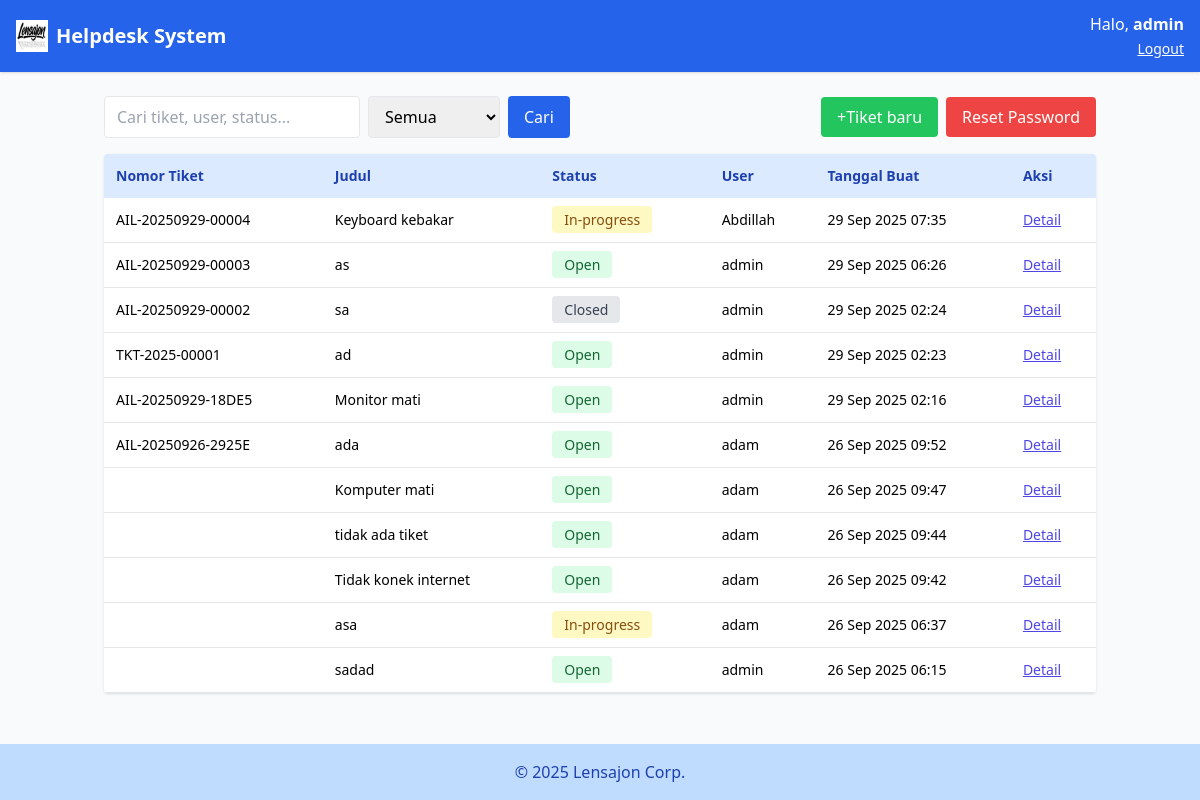
/dashboard.php (signed in), run on the app's committed database.
### tables this page shows
CREATE TABLE `tickets` (
  `id` int(11) NOT NULL,
  `ticket_number` varchar(20) DEFAULT NULL,
  `user_id` int(11) NOT NULL,
  `title` varchar(255) NOT NULL,
  `description` text NOT NULL,
  `attachment` varchar(255) DEFAULT NULL,
  `status` enum('open','in-progress','closed') DEFAULT 'open',
  `created_at` timestamp NOT NULL DEFAULT current_timestamp()
);

CREATE TABLE `users` (
  `id` int(11) NOT NULL,
  `username` varchar(50) NOT NULL,
  `password` varchar(255) NOT NULL,
  `role` enum('admin','user') DEFAULT 'user',
  `created_at` timestamp NOT NULL DEFAULT current_timestamp()
);

### public/dashboard.php (the view, shortened to what this page needs)
<?php
include '../config/database.php';
$isAdmin = $_SESSION['role'] === 'admin';
$userId = $_SESSION['user_id'];
?>
<!DOCTYPE html>
<html lang="en">
<head>
  <script src="https://cdn.tailwindcss.com"></script>
</head>
<body class="bg-gray-50 min-h-screen flex flex-col">
  <nav class="bg-blue-600 text-white px-4 py-3 flex justify-between items-center shadow">
    <div class="flex items-center space-x-2">
      <img src="../img/logo-ail.png" alt="Logo" class="w-8 h-8">
      <h1 class="text-xl font-bold">Helpdesk System</h1>
    </div>
    <div class="flex items-center space-x-6">
      <div class="text-right">
        <p>Halo, <a href="edit_profile.php" class="font-bold hover:underline"><?= $_SESSION['username'] ?></a></p>
        <a href="../actions/logout_action.php" class="underline text-sm">Logout</a>
      </div>
    </div>
  </nav>
  <div class="flex-1 container mx-auto px-4 py-6">
    <div class="flex flex-col sm:flex-row justify-between items-center mb-4 gap-2">
      <div class="flex gap-2 w-full sm:w-auto">
        <input id="searchInput" type="text" placeholder="Cari tiket, user, status..." class="border px-3 py-2 rounded w-full sm:w-64">
        <select id="statusFilter" class="border px-3 py-2 rounded">
          <option value="">Semua</option>
        </select>
        <button onclick="searchTickets()" class="bg-blue-600 text-white px-4 py-2 rounded hover:bg-blue-700">Cari</button>
      </div>
      <div class="flex gap-2">
        <a href="ticket_create.php" class="bg-green-500 text-white px-4 py-2 rounded hover:bg-green-600">+Tiket baru</a>
        <?php if ($isAdmin): ?>
          <a href="reset_user.php" class="bg-red-500 text-white px-4 py-2 rounded hover:bg-red-600">Reset Password</a>
        <?php endif; ?>
      </div>
    </div>
    <div class="overflow-x-auto bg-white rounded shadow">
      <table class="min-w-full text-sm text-left" id="ticketTable">
        <thead class="bg-blue-100 text-blue-800">
          <tr>
            <th class="p-3 cursor-pointer" onclick="sortTable(0)">Nomor Tiket </th>
            <th class="p-3 cursor-pointer" onclick="sortTable(1)">Judul </th>
            <th class="p-3 cursor-pointer" onclick="sortTable(2)">Status </th>
            <th class="p-3 cursor-pointer" onclick="sortTable(3)">User </th>
            <th class="p-3 cursor-pointer" onclick="sortTable(4)">Tanggal Buat </th>
            <th class="p-3">Aksi</th>
          </tr>
        </thead>
        <tbody>
          <?php
          $sql = $isAdmin
            ? "SELECT t.*, u.username FROM tickets t JOIN users u ON t.user_id = u.id ORDER BY t.created_at DESC"
            : "SELECT t.*, u.username FROM tickets t JOIN users u ON t.user_id = u.id WHERE t.user_id = $userId ORDER BY t.created_at DESC";
          $result = mysqli_query($conn, $sql);
          while ($row = mysqli_fetch_assoc($result)):
            $statusColor = match($row['status']) {
              'open' => 'bg-green-100 text-green-800',
              'in-progress' => 'bg-yellow-100 text-yellow-800',
              'closed' => 'bg-gray-200 text-gray-700',
              default => 'bg-blue-100 text-blue-800'
            };
          ?>
            <tr class="border-b hover:bg-gray-50">
              <td class="p-3"><?= $row['ticket_number'] ?></td>
              <td class="p-3"><?= $row['title'] ?></td>
              <td class="p-3"><span class="px-3 py-1 rounded <?= $statusColor ?>"><?= ucfirst($row['status']) ?></span></td>
              <td class="p-3"><?= $row['username'] ?></td>
              <td class="p-3"><?= date('d M Y H:i', strtotime($row['created_at'])) ?></td>
              <td class="p-3 flex gap-2">
                <a href="ticket_view.php?id=<?= $row['id'] ?>" class="text-indigo-600 underline">Detail</a>
              </td>
            </tr>
          <?php endwhile; ?>
        </tbody>
      </table>
    </div>
  </div>
  <?php include '../includes/footer.php'; ?>
</body>
</html>

### includes/footer.php
<footer class="bg-blue-200 text-blue-800 text-center py-4 mt-auto">
    © <?php echo date("Y") ?> Lensajon Corp.
  </footer>

### data on the page
tickets: ticket_number "AIL-20250929-00004", title "Keyboard kebakar", status "In-progress", user.username "Abdillah", created_at "29 Sep 2025 07:35"
tickets: ticket_number "AIL-20250929-00003", title "as", status "Open", user.username "admin", created_at "29 Sep 2025 06:26"
tickets: ticket_number "AIL-20250929-00002", title "sa", status "Closed", user.username "admin", created_at "29 Sep 2025 02:24"
tickets: ticket_number "TKT-2025-00001", title "ad", status "Open", user.username "admin", created_at "29 Sep 2025 02:23"
tickets: ticket_number "AIL-20250929-18DE5", title "Monitor mati", status "Open", user.username "admin", created_at "29 Sep 2025 02:16"
tickets: ticket_number "AIL-20250926-2925E", title "ada", status "Open", user.username "adam", created_at "26 Sep 2025 09:52"
tickets: title "Komputer mati", status "Open", user.username "adam", created_at "26 Sep 2025 09:47"
tickets: title "tidak ada tiket", status "Open", user.username "adam", created_at "26 Sep 2025 09:44"
tickets: title "Tidak konek internet", status "Open", user.username "adam", created_at "26 Sep 2025 09:42"
tickets: title "asa", status "In-progress", user.username "adam", created_at "26 Sep 2025 06:37"
tickets: title "sadad", status "Open", user.username "admin", created_at "26 Sep 2025 06:15"

### other printed values
$_SESSION['username'] "admin"
